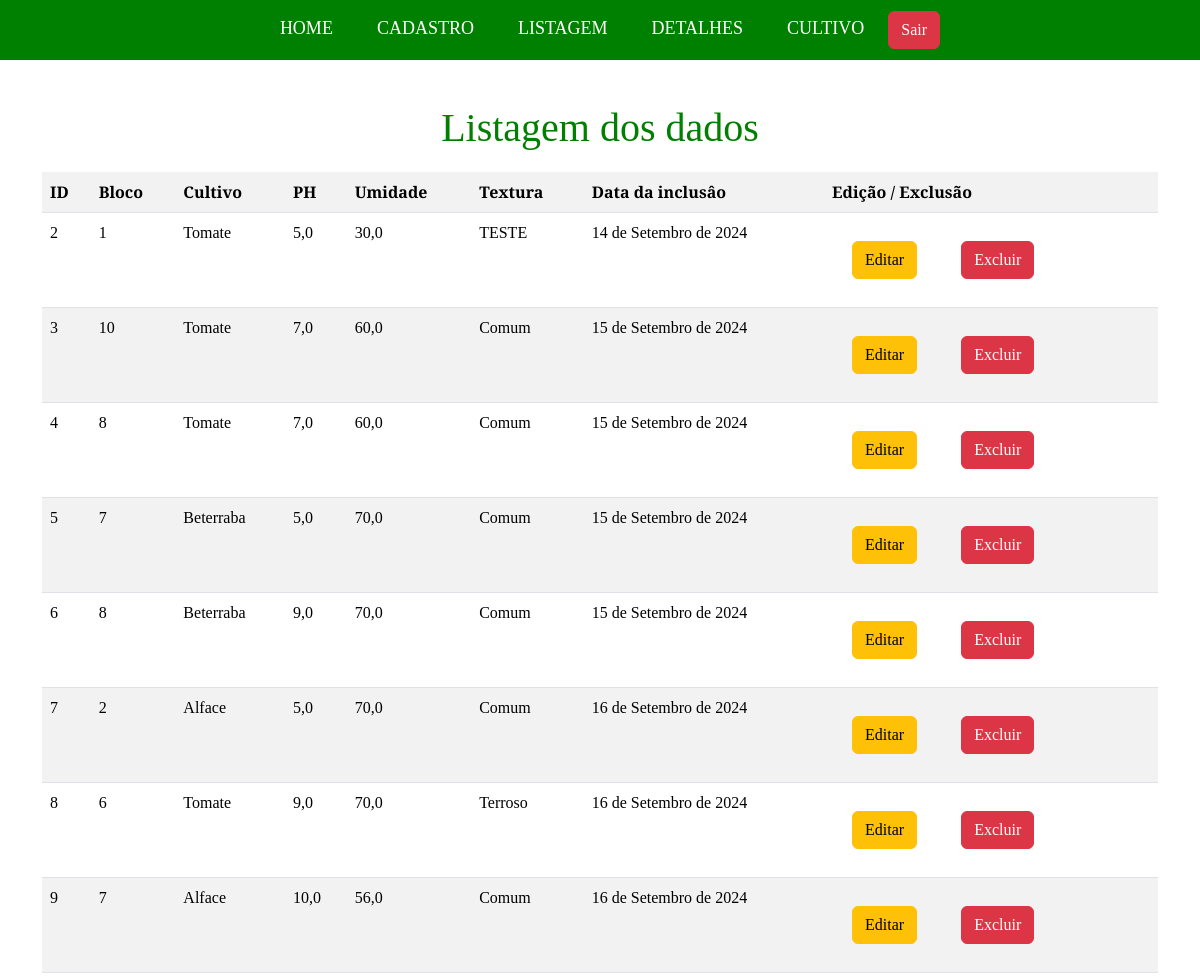
Page /listagemdados/ (signed in, upper part) on the earlier database version.
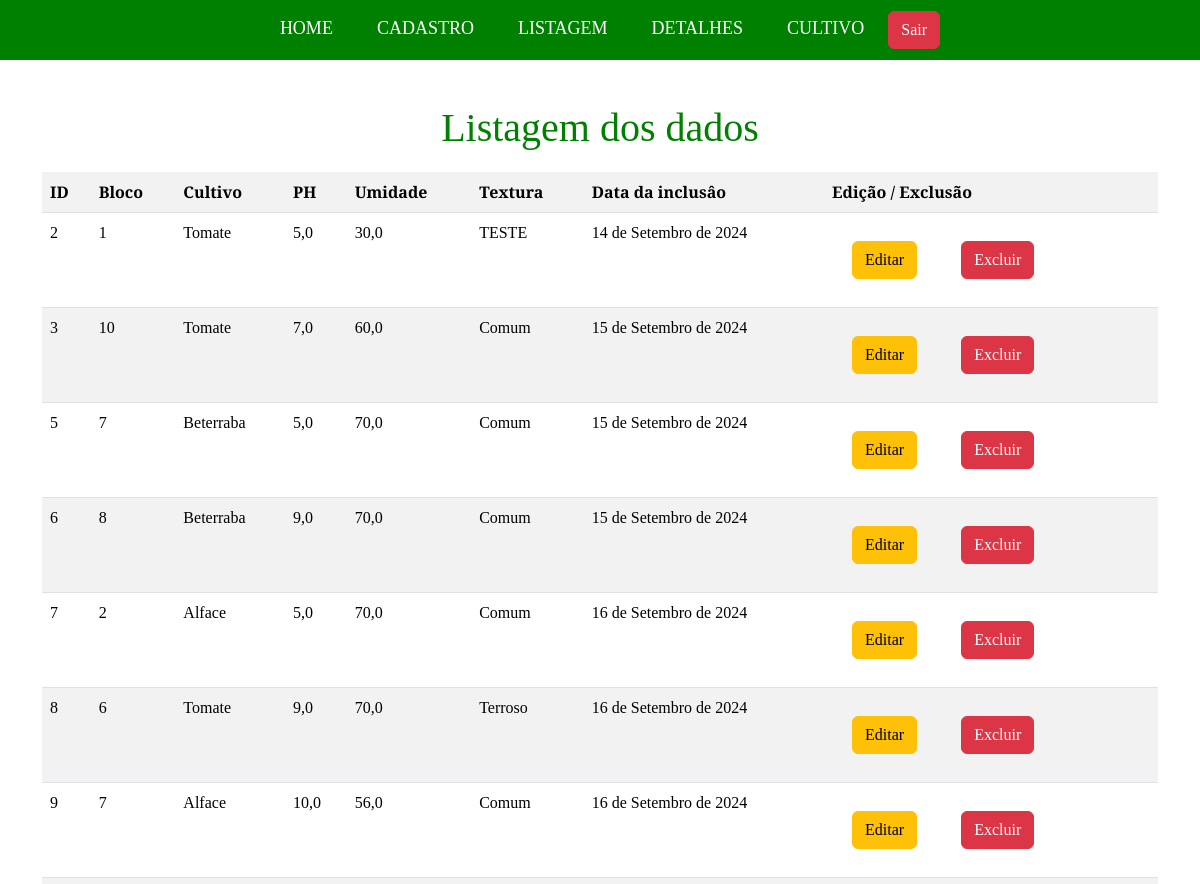
Same page on the later database version.
### app_fazenda/models.py (models this page shows)
class Dados(models.Model):
    id = models.AutoField(primary_key=True)
    bloco = models.IntegerField()
    cultivo = models.TextField(max_length=255)
    ph = models.FloatField()
    umidade = models.FloatField()
    textura = models.TextField(max_length=255)
    data = models.DateField(auto_now_add=True)

### app_fazenda/views.py (the view)
# urls.py: path('listagemdados/', views.listagem, name='dados_fazenda'),
@login_required
def listagem(request):
    if request.method == 'POST':
        form = DadosForm(request.POST)
        if form.is_valid():
            form.save()  # Salva os dados após validação
            return redirect('dados_fazenda')
        else:
            print(form.errors)  # Verificar quais erros estão presentes
            return render(request, 'cadastro/cadastro.html', {'form': form})
    else:
        form = DadosForm()
    dados = {
        'dados': Dados.objects.all(),
        'form': form
    }
    return render(request, 'cadastro/listagem.html', dados)

### app_fazenda/templates/cadastro/listagem.html (shortened to what this page needs)
{% extends 'base.html' %}
{% block content %}
<h1>Listagem dos dados</h1>
<div style="align-items: center;">
    <table class="table table-striped">
        <tr>
            <th>ID</th>
            <th>Bloco</th>
            <th>Cultivo</th>
            <th>PH</th>
            <th>Umidade</th>
            <th>Textura</th>
            <th>Data da inclusâo</th>
            <th>Edição / Exclusão</th>
        </tr>
        {% for dado in dados %}
        <tr>
            <td>{{ dado.id }}</td>
            <td>{{ dado.bloco }}</td>
            <td>{{dado.cultivo }}</td>
            <td>{{ dado.ph }}</td>
            <td>{{ dado.umidade }}</td>
            <td>{{ dado.textura }}</td>
            <td>{{ dado.data }}</td>
            <td>
                <a href="{% url 'editar_dados' dado.pk %}" class="btn btn-warning">Editar</a>
                <a href="{% url 'excluir_dados' dado.pk %}" class="btn btn-danger">Excluir</a>
            </td>
        </tr>
        {% endfor %}
    </table>
</div>
{% endblock %}

### app_fazenda/templates/base.html (shortened to what this page needs)
<!doctype html>
<html lang="pt-BR">
  <head>
    {% load static %}
    <link rel="stylesheet" href="{% static 'bootstrap/css/bootstrap.min.css' %}">
    <link rel="stylesheet" href="{% static 'css/styles_cadastro.css' %}" type="text/css">
    <link rel="stylesheet" href="{% static 'css/styles_detalhes_registro.css' %}" type="text/css">
  </head>
  <body>
    <header>
      <div class="menu">
        {% if user.is_authenticated %}
            <a href="{% url 'home' %}">HOME</a>
            <a href="{% url 'cadastro' %}">CADASTRO</a>
            <a href="{% url 'dados_fazenda' %}">LISTAGEM</a>
            <a href="{% url 'selecionar' %}">DETALHES</a>
            <a href="{% url 'cadastrar_cultivo' %}">CULTIVO</a>
            <form action="{% url 'logout' %}" method="post" style="display: inline;">
                <button type="submit" class="btn btn-danger">Sair</button>
            </form>
        {% else %}
            <a href="/accounts/login">Entrar</a>
        {% endif %}
    </div>
    </header>
    <div class="container mt-4">
        {% block content %}{% endblock %}
    </div>
  </body>
</html>

### static/css/styles_cadastro.css (style rules this page uses)
* { padding: 0; margin: 0; }
body, html { height: 100%; margin: 0; display: flex; flex-direction: column; font-family: 'Arvo', serif; }
.menu { background-color: green; height: 60px; align-content: center; text-align: center; }
a { text-decoration: none; margin: 20px; color: white; font-size: 18px; }
h1 { text-align: center; color: green; margin: 20px; }

Differences in the rows shown:
removed Dados: id "4", bloco "8", cultivo "Tomate", ph "7,0", umidade "60,0", textura "Comum", data "15 de Setembro de 2024"
